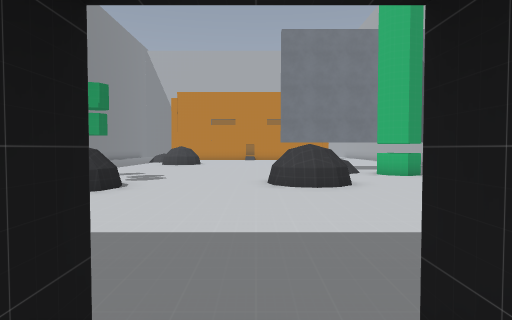
View 1 (above)

24 first-person views from a walk through a Godot game level. The camera is 1.4 m above the floor, tilts 2° down and sees 75° across. The floor is counted in squares, 2 m on a side. Each view is taken from the middle of a square. On the plan, view 1 faces up. The plan holds only what a view shows up to about 10 squares ahead; the rest is blank. Some surface patterns are stand-ins.

View 2
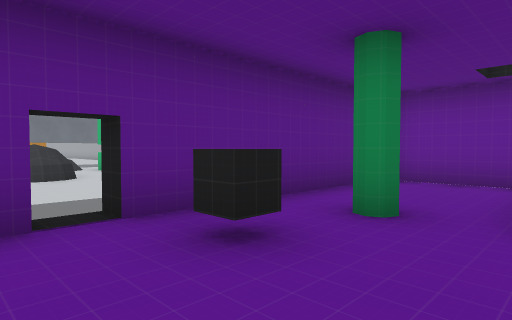

View 3
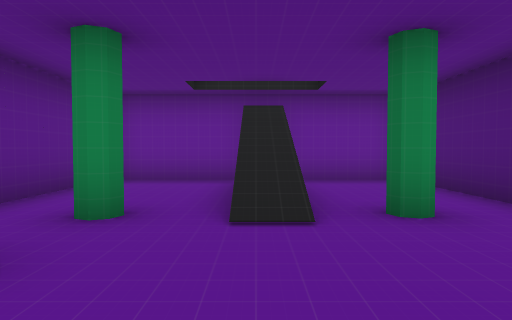

View 4
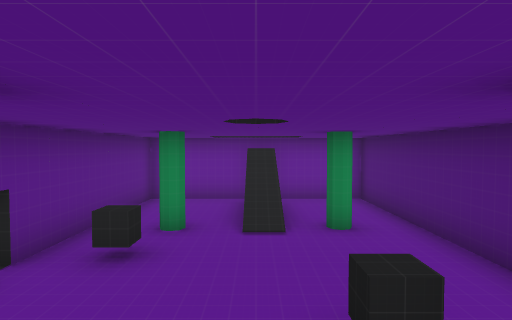

View 5
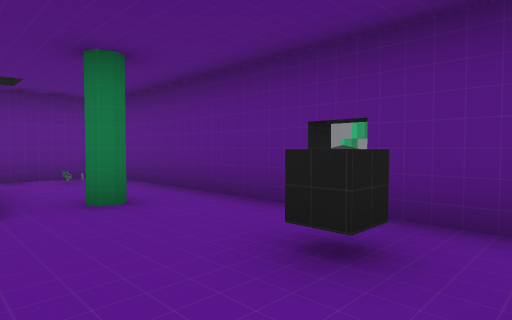

View 6
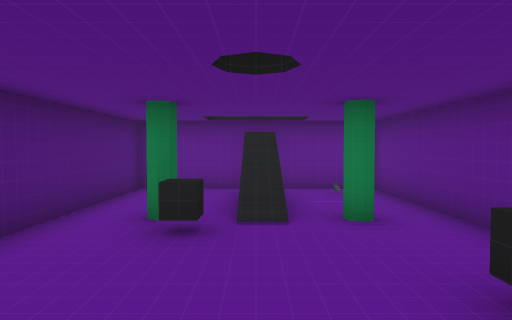

View 7
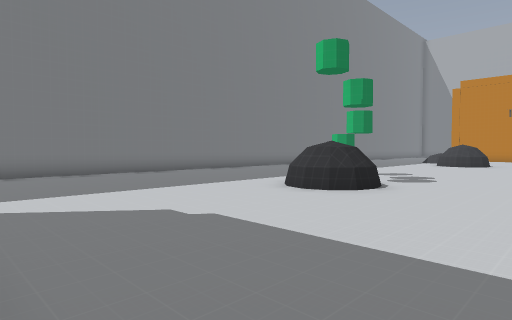

View 8
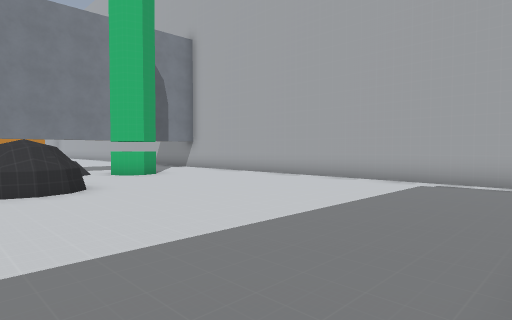

View 9
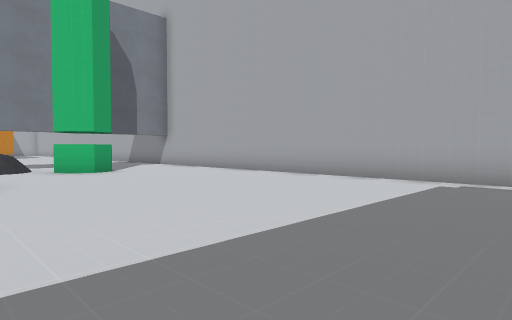

View 10
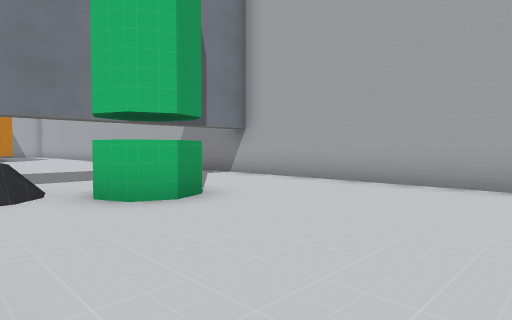

View 11
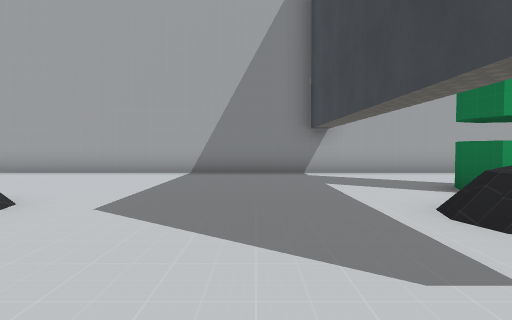

View 12
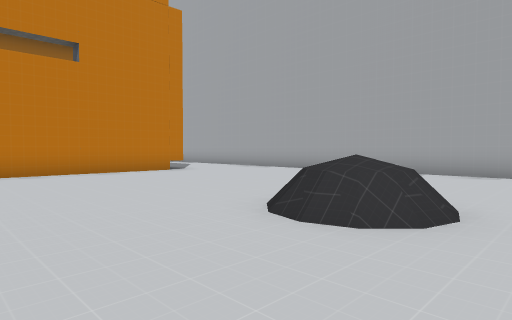

View 13
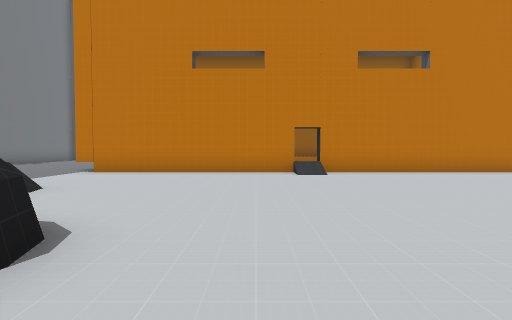

View 14
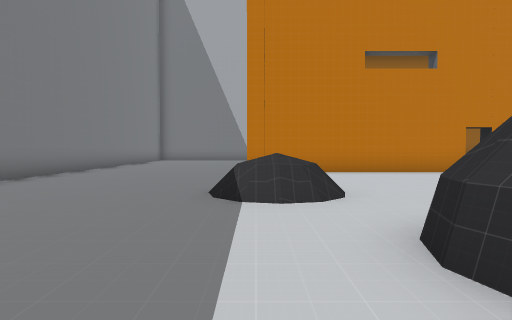

View 15
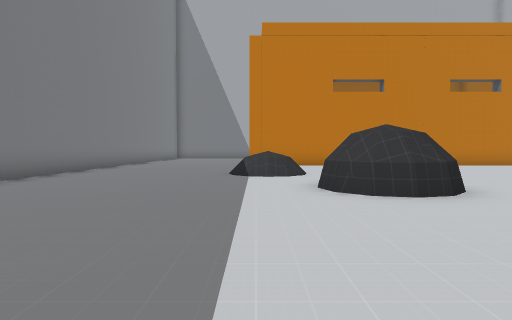

View 16
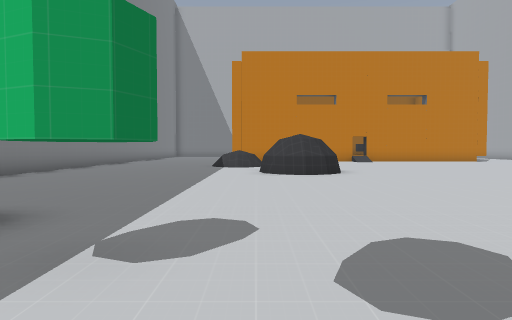

View 17
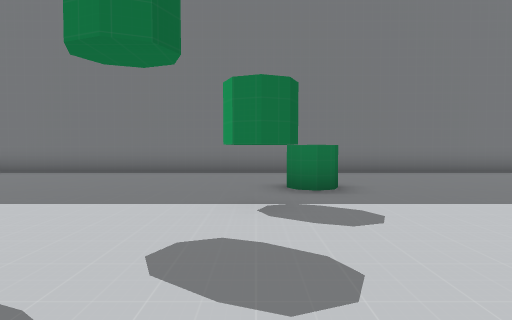

View 18
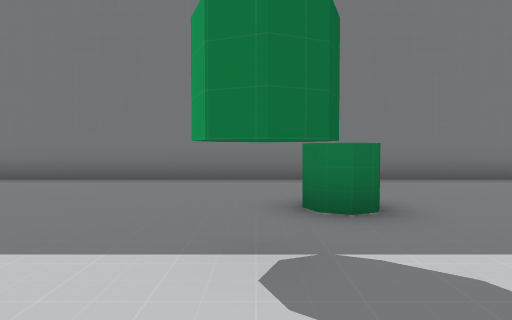

View 19
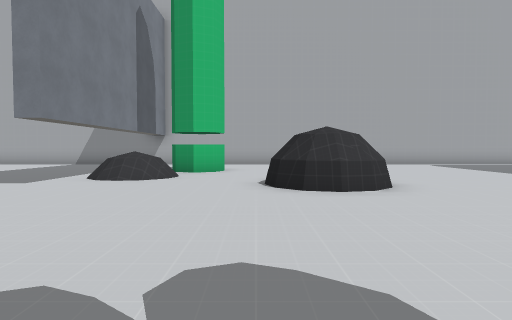

View 20
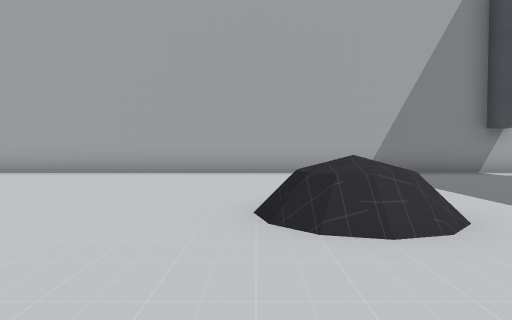

View 21
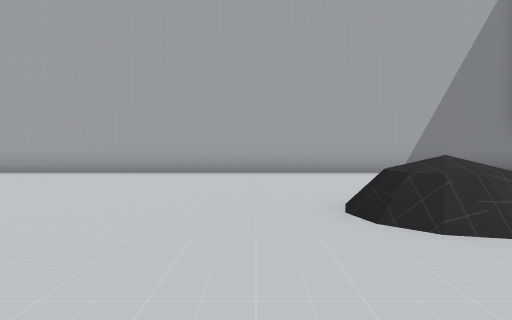

View 22
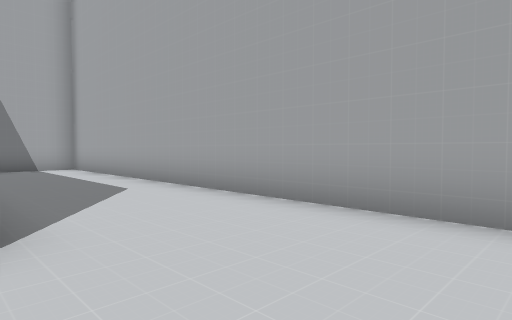

View 23
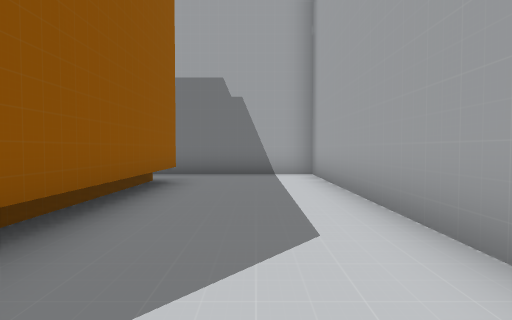

View 24
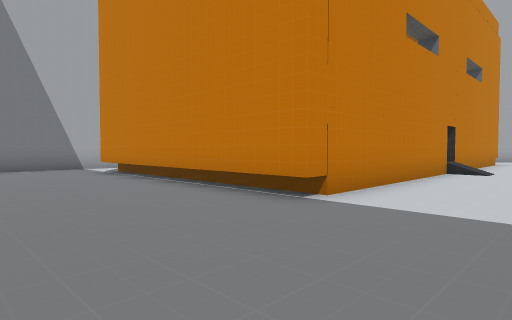

### Floor plan
Key: @ floor where view 1 was taken; # wall or solid block; x gap in a wall; . main floor; : floor 0.5 m higher than the main floor; / step, stairs or slope; ^ raised ledge; R rock.
Columns run from 13 left of view 1 to 10 right of it. Each row starts with its distance up from view 1.
 38     #              #####
 37     ..             ....#
 36    ...#            #...#
 35    ...#            #...#
 34    ...#            #...#
 33    ...#            #...#
 32    ...#            #...#
 31    ...#            #...#
 30   ....#            #...#
 29 #.....#######x######...#
 28 #......................#
 27 #......................#
 26 #......................#
 25 #.....RR...............#
 24 #.....RR...............#
 23 #......................#
 22 #.......RR.......R.....#
 21 #.......RR......RR.....#
 20 #.......RR......RR.....#
 19 #......................#
 18 #............ .........#
 17 #......................#
 16 #...........  .........#
 15 #..........  ...R......#
 14 #...^...........RR.....#
 13 #.....#.........R.##...#
 12 #.................#....#
 11 #......................#
 10 #.............RR.......#
  9 #.....  RR....RR.......#
  8 #.......RR.............#
  7 #..  ..................#
  6 #.  ...................#
  5    ....................#
  4   .....................#
  3 #......................#
  2    ....................#
  1        ######/#######
  0        #:::::@::::::#
 -1        #:::#::^:::::#
 -2        #::::::::::::#
 -3        # ///:::/// :#
 -4        #::::::::::::#
 -5        #::::::::::::#
 -6        ##############

Positions as (right, up) in squares from view 1, and headings:
1: (0, 0), facing up
2: (-1, -3), facing up-right
3: (-1, -3), facing right
4: (-4, -3), facing right
5: (2, -3), facing up-left
6: (3, -3), facing left
7: (0, 1), facing up-left
8: (0, 1), facing up-right
9: (2, 2), facing up-right
10: (3, 8), facing up-right
11: (0, 17), facing right
12: (0, 19), facing up-right
13: (-2, 19), facing up
14: (-7, 19), facing up
15: (-7, 15), facing up
16: (-6, 11), facing up
17: (-3, 13), facing left
18: (-5, 13), facing left
19: (-5, 11), facing right
20: (0, 22), facing right
21: (0, 23), facing right
22: (6, 26), facing up-right
23: (8, 29), facing up
24: (-11, 26), facing up-right
